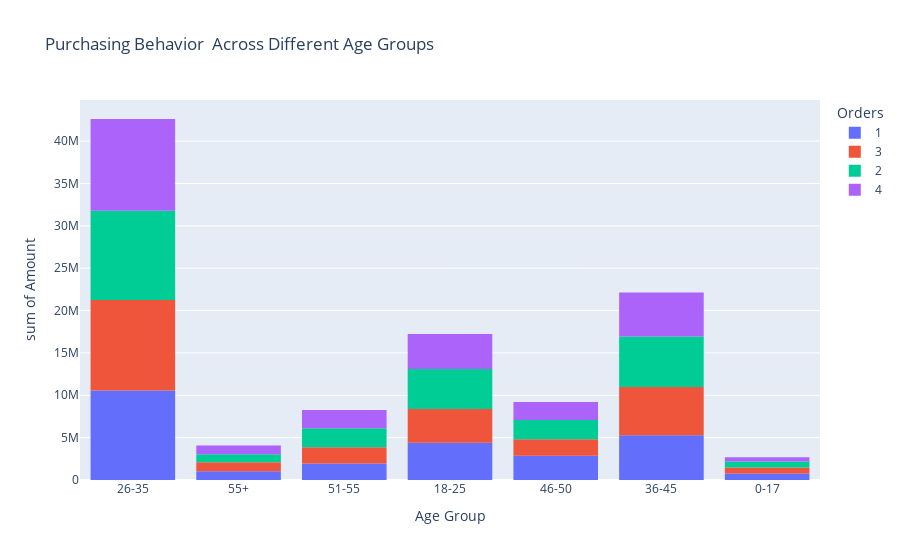

Notebook source saved alongside this figure:
### Code cell
fig=px.histogram(diwali,x= 'Age Group',y='Amount',color='Orders',title=' Purchasing Behavior  Across Different Age Groups')
fig.show()

### Figure 1 — Plotly figure (JSON) as saved in the notebook; plotly's stock layout.template omitted (floating-point values rounded to 4 significant figures; data arrays with more than 128 entries replaced by an {"elided": "..."} marker saying what was removed)
{"data": [{"alignmentgroup": "True", "bingroup": "x", "histfunc": "sum", "hovertemplate": "Orders=1<br>Age Group=%{x}<br>sum of Amount=%{y}<extra></extra>", "legendgroup": "1", "marker": {"color": "#636efa", "pattern": {"shape": ""}}, "name": "1", "offsetgroup": "1", "orientation": "v", "showlegend": true, "type": "histogram", "x": {"elided": "2813 str values"}, "xaxis": "x", "y": {"elided": "2813 float values"}, "yaxis": "y"}, {"alignmentgroup": "True", "bingroup": "x", "histfunc": "sum", "hovertemplate": "Orders=3<br>Age Group=%{x}<br>sum of Amount=%{y}<extra></extra>", "legendgroup": "3", "marker": {"color": "#EF553B", "pattern": {"shape": ""}}, "name": "3", "offsetgroup": "3", "orientation": "v", "showlegend": true, "type": "histogram", "x": {"elided": "2768 str values"}, "xaxis": "x", "y": {"elided": "2768 float values"}, "yaxis": "y"}, {"alignmentgroup": "True", "bingroup": "x", "histfunc": "sum", "hovertemplate": "Orders=2<br>Age Group=%{x}<br>sum of Amount=%{y}<extra></extra>", "legendgroup": "2", "marker": {"color": "#00cc96", "pattern": {"shape": ""}}, "name": "2", "offsetgroup": "2", "orientation": "v", "showlegend": true, "type": "histogram", "x": {"elided": "2895 str values"}, "xaxis": "x", "y": {"elided": "2895 float values"}, "yaxis": "y"}, {"alignmentgroup": "True", "bingroup": "x", "histfunc": "sum", "hovertemplate": "Orders=4<br>Age Group=%{x}<br>sum of Amount=%{y}<extra></extra>", "legendgroup": "4", "marker": {"color": "#ab63fa", "pattern": {"shape": ""}}, "name": "4", "offsetgroup": "4", "orientation": "v", "showlegend": true, "type": "histogram", "x": {"elided": "2775 str values"}, "xaxis": "x", "y": {"elided": "2775 float values"}, "yaxis": "y"}], "layout": {"barmode": "relative", "legend": {"title": {"text": "Orders"}, "tracegroupgap": 0}, "title": {"text": " Purchasing Behavior  Across Different Age Groups"}, "xaxis": {"anchor": "y", "domain": [0, 1], "title": {"text": "Age Group"}}, "yaxis": {"anchor": "x", "domain": [0, 1], "title": {"text": "sum of Amount"}}}}
